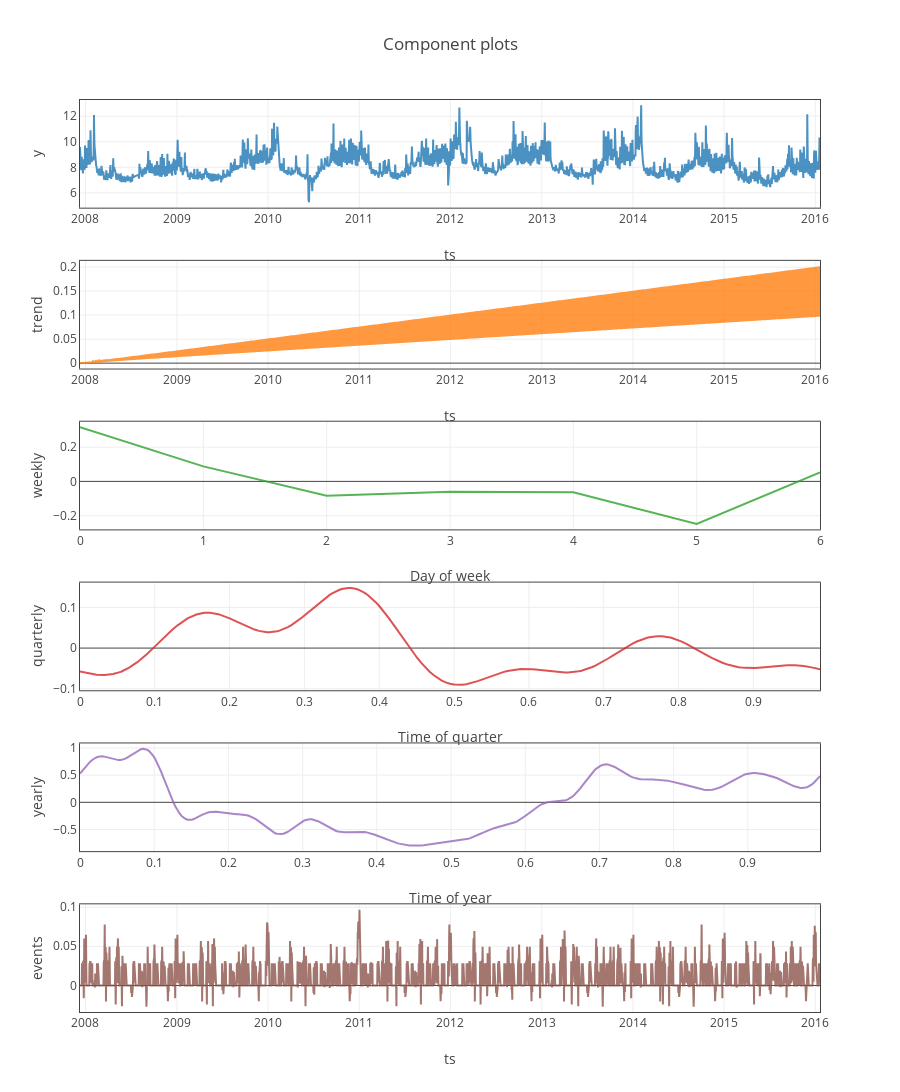

The notebook cell saved with this chart:
### Markdown cell above
## Model Diagnostics

The component plot shows how your dataset's trend,
seasonality, and event / holiday patterns are handled in the model:

### Code cell
fig = forecast.plot_components()
iplot(fig)   # fig.show() if you are using "PROPHET" template

### Figure 1 — Plotly figure (JSON) as saved in the notebook; plotly's stock layout.template omitted (floating-point values rounded to 4 significant figures; data arrays with more than 128 entries replaced by an {"elided": "..."} marker saying what was removed)
{"data": [{"mode": "lines", "name": "y", "opacity": 0.8, "showlegend": false, "type": "scatter", "uid": "2a53e7c5-b58c-4511-b27d-43a3f640ef3b", "x": {"elided": "2964 str values"}, "xaxis": "x", "y": {"elided": "2964 float values"}, "yaxis": "y"}, {"mode": "lines", "name": "trend", "opacity": 0.8, "showlegend": false, "type": "scatter", "uid": "ea65d8ae-6d5e-41e8-bb8d-ed3e95e3fe5c", "x": {"elided": "2964 str values"}, "xaxis": "x2", "y": {"elided": "2964 float values"}, "yaxis": "y2"}, {"mode": "lines", "name": "WEEKLY_SEASONALITY", "opacity": 0.8, "showlegend": false, "type": "scatter", "uid": "875a943c-d5a1-427c-a822-4f3e55ad965b", "x": [0, 1, 2, 3, 4, 5, 6], "xaxis": "x3", "y": [0.3169, 0.08765, -0.08339, -0.06083, -0.06411, -0.2488, 0.05248], "yaxis": "y3"}, {"mode": "lines", "name": "QUARTERLY_SEASONALITY", "opacity": 0.8, "showlegend": false, "type": "scatter", "uid": "3d018385-dbf6-4941-99f3-574fbc2c0af7", "x": {"elided": "270 float values"}, "xaxis": "x4", "y": {"elided": "270 float values"}, "yaxis": "y4"}, {"mode": "lines", "name": "YEARLY_SEASONALITY", "opacity": 0.8, "showlegend": false, "type": "scatter", "uid": "09e7f8c0-32ea-4b33-ba65-eade332358b4", "x": {"elided": "365 float values"}, "xaxis": "x5", "y": {"elided": "365 float values"}, "yaxis": "y5"}, {"mode": "lines", "name": "events", "opacity": 0.8, "showlegend": false, "type": "scatter", "uid": "3d9184e2-9125-4b21-935c-414201b648d7", "x": {"elided": "2964 str values"}, "xaxis": "x6", "y": {"elided": "2964 float values"}, "yaxis": "y6"}], "layout": {"height": 2100, "showlegend": true, "title": {"text": "Component plots"}, "xaxis": {"anchor": "y", "domain": [0, 1], "mirror": true, "showline": true, "title": {"text": "ts"}}, "xaxis2": {"anchor": "y2", "domain": [0, 1], "mirror": true, "showline": true, "title": {"text": "ts"}}, "xaxis3": {"anchor": "y3", "domain": [0, 1], "mirror": true, "showline": true, "title": {"text": "Day of week"}}, "xaxis4": {"anchor": "y4", "domain": [0, 1], "mirror": true, "showline": true, "title": {"text": "Time of quarter"}}, "xaxis5": {"anchor": "y5", "domain": [0, 1], "mirror": true, "showline": true, "title": {"text": "Time of year"}}, "xaxis6": {"anchor": "y6", "domain": [0, 1], "mirror": true, "showline": true, "title": {"text": "ts"}}, "yaxis": {"anchor": "x", "domain": [0.8819, 1], "mirror": true, "showline": true, "title": {"text": "y"}}, "yaxis2": {"anchor": "x2", "domain": [0.7056, 0.8236], "mirror": true, "showline": true, "title": {"text": "trend"}}, "yaxis3": {"anchor": "x3", "domain": [0.5292, 0.6472], "mirror": true, "showline": true, "title": {"text": "weekly"}}, "yaxis4": {"anchor": "x4", "domain": [0.3528, 0.4708], "mirror": true, "showline": true, "title": {"text": "quarterly"}}, "yaxis5": {"anchor": "x5", "domain": [0.1764, 0.2944], "mirror": true, "showline": true, "title": {"text": "yearly"}}, "yaxis6": {"anchor": "x6", "domain": [0, 0.1181], "mirror": true, "showline": true, "title": {"text": "events"}}}}
